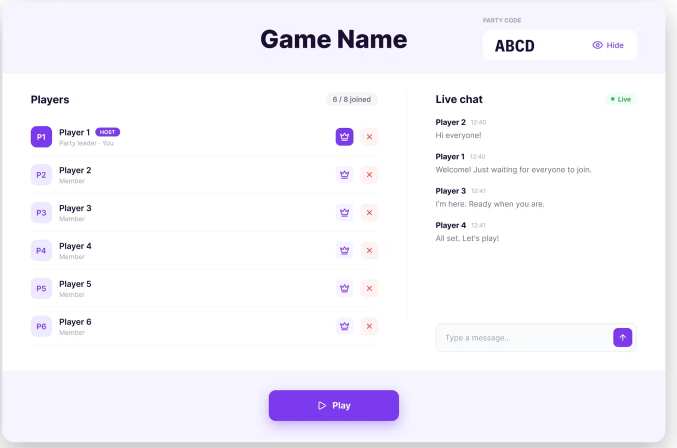
#> input picture ClaudeScripts/gameplay-site/source/design/lobby.webp, 1353 x 896 px (shown at 1/2 size)
$ python image_to_ascii.py ../ClaudeScripts/gameplay-site/source/design/lobby.webp
#> lines starting #> are read from the running program, lines starting #| are printed output that depends on the picture
import argparse

import numpy as np
from PIL import Image

RAMP = "$@B%8&WM#*oahkbdpqwmZO0QLCJUYXzcvunxrjft/\\|()1{}[]?-_+~<>i!lI;:,\"^`'. "


def to_ascii(path, width, invert=False):
#> called with width = 100, invert = False
    image = Image.open(path).convert("L")
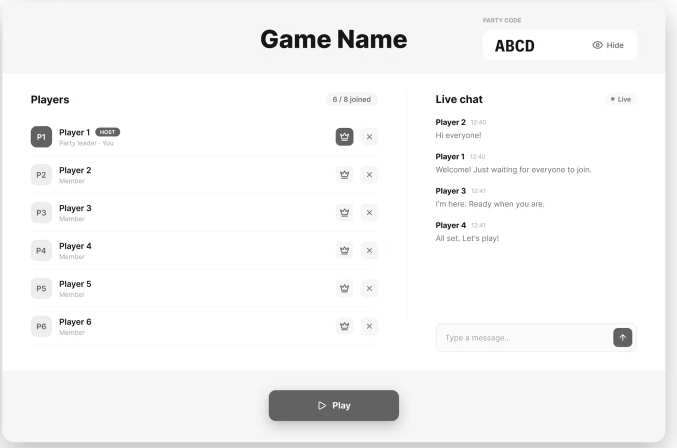
#> image: PIL image 1353x896 L (shown at 1/2 size); min 0, max 255, mean 245.5
    height = max(1, round(image.height / image.width * width * 0.5))
#> height = 33
    pixels = np.asarray(image.resize((width, height)), dtype=float) / 255
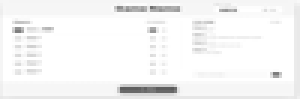
#> pixels: shape (33, 100) float64 (shown 3 times larger); min 0.357, max 1, mean 0.963
    if invert:
        pixels = 1 - pixels
    indices = (pixels * (len(RAMP) - 1)).round().astype(int)
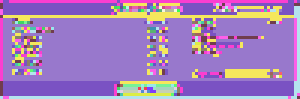
#> indices: shape (33, 100) int64 (shown 3 times larger); 41 distinct labels, from 25 to 69; one colour per label, 0 black
    return "\n".join("".join(RAMP[i] for i in row) for row in indices)


def main():
    parser = argparse.ArgumentParser(description="Turn any image into ASCII art.")
    parser.add_argument("image")
    parser.add_argument("-w", "--width", type=int, default=100)
    parser.add_argument("--invert", action="store_true", help="use on dark terminals")
    parser.add_argument("-o", "--output")
    args = parser.parse_args()

    art = to_ascii(args.image, args.width, args.invert)
    if args.output:
        with open(args.output, "w") as f:
            f.write(art + "\n")
        print(f"Saved {args.output}")
    else:
        print(art)
#> (printed output is left out)


if __name__ == "__main__":
    main()
